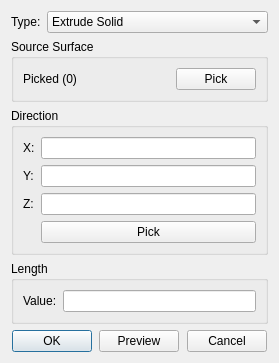
<?xml version="1.0" encoding="UTF-8"?>
<ui version="4.0">
 <class>SolidExtrudeInfoDialog</class>
 <widget class="QDialog" name="SolidExtrudeInfoDialog">
  <property name="geometry">
   <rect>
    <x>0</x>
    <y>0</y>
    <width>279</width>
    <height>331</height>
   </rect>
  </property>
  <property name="windowTitle">
   <string>Extrude Solid</string>
  </property>
  <layout class="QGridLayout" name="gridLayout_4">
   <item row="0" column="0">
    <widget class="QWidget" name="widget_2" native="true">
     <property name="sizePolicy">
      <sizepolicy hsizetype="Preferred" vsizetype="Fixed">
       <horstretch>0</horstretch>
       <verstretch>0</verstretch>
      </sizepolicy>
     </property>
     <layout class="QGridLayout" name="gridLayout_2">
      <property name="leftMargin">
       <number>0</number>
      </property>
      <property name="topMargin">
       <number>0</number>
      </property>
      <property name="rightMargin">
       <number>0</number>
      </property>
      <property name="bottomMargin">
       <number>0</number>
      </property>
      <item row="0" column="0">
       <widget class="QLabel" name="label">
        <property name="sizePolicy">
         <sizepolicy hsizetype="Fixed" vsizetype="Preferred">
          <horstretch>0</horstretch>
          <verstretch>0</verstretch>
         </sizepolicy>
        </property>
        <property name="text">
         <string>Type:</string>
        </property>
       </widget>
      </item>
      <item row="0" column="1">
       <widget class="QComboBox" name="comb_type">
        <item>
         <property name="text">
          <string>Extrude Solid</string>
         </property>
        </item>
       </widget>
      </item>
     </layout>
    </widget>
   </item>
   <item row="2" column="0">
    <widget class="QWidget" name="widget" native="true">
     <property name="sizePolicy">
      <sizepolicy hsizetype="Preferred" vsizetype="Fixed">
       <horstretch>0</horstretch>
       <verstretch>0</verstretch>
      </sizepolicy>
     </property>
     <layout class="QGridLayout" name="gridLayout_3">
      <property name="leftMargin">
       <number>0</number>
      </property>
      <property name="topMargin">
       <number>0</number>
      </property>
      <property name="rightMargin">
       <number>0</number>
      </property>
      <property name="bottomMargin">
       <number>0</number>
      </property>
      <item row="0" column="4">
       <spacer name="horizontalSpacer_3">
        <property name="orientation">
         <enum>Qt::Horizontal</enum>
        </property>
        <property name="sizeHint" stdset="0">
         <size>
          <width>40</width>
          <height>20</height>
         </size>
        </property>
       </spacer>
      </item>
      <item row="0" column="1">
       <widget class="QPushButton" name="pb_ok">
        <property name="text">
         <string>OK</string>
        </property>
       </widget>
      </item>
      <item row="0" column="3">
       <widget class="QPushButton" name="pb_preview">
        <property name="text">
         <string>Preview</string>
        </property>
       </widget>
      </item>
      <item row="0" column="5">
       <widget class="QPushButton" name="pb_cancel">
        <property name="text">
         <string>Cancel</string>
        </property>
       </widget>
      </item>
      <item row="0" column="2">
       <spacer name="horizontalSpacer_2">
        <property name="orientation">
         <enum>Qt::Horizontal</enum>
        </property>
        <property name="sizeHint" stdset="0">
         <size>
          <width>40</width>
          <height>20</height>
         </size>
        </property>
       </spacer>
      </item>
      <item row="0" column="0">
       <spacer name="horizontalSpacer">
        <property name="orientation">
         <enum>Qt::Horizontal</enum>
        </property>
        <property name="sizeHint" stdset="0">
         <size>
          <width>40</width>
          <height>20</height>
         </size>
        </property>
       </spacer>
      </item>
      <item row="0" column="6">
       <spacer name="horizontalSpacer_4">
        <property name="orientation">
         <enum>Qt::Horizontal</enum>
        </property>
        <property name="sizeHint" stdset="0">
         <size>
          <width>40</width>
          <height>20</height>
         </size>
        </property>
       </spacer>
      </item>
     </layout>
    </widget>
   </item>
   <item row="1" column="0">
    <widget class="QStackedWidget" name="stackedWidget">
     <widget class="QWidget" name="page">
      <layout class="QGridLayout" name="gridLayout">
       <property name="leftMargin">
        <number>0</number>
       </property>
       <property name="topMargin">
        <number>0</number>
       </property>
       <property name="rightMargin">
        <number>0</number>
       </property>
       <property name="bottomMargin">
        <number>0</number>
       </property>
       <item row="1" column="0">
        <widget class="QGroupBox" name="groupBox_2">
         <property name="title">
          <string>Direction</string>
         </property>
         <layout class="QGridLayout" name="gridLayout_5">
          <item row="1" column="0">
           <widget class="QLabel" name="label_8">
            <property name="text">
             <string>Y:</string>
            </property>
           </widget>
          </item>
          <item row="0" column="0">
           <widget class="QLabel" name="label_7">
            <property name="text">
             <string>X:</string>
            </property>
           </widget>
          </item>
          <item row="2" column="1">
           <widget class="Comp::FITKSciNotationLineEdit" name="le_vz"/>
          </item>
          <item row="2" column="0">
           <widget class="QLabel" name="label_9">
            <property name="text">
             <string>Z:</string>
            </property>
           </widget>
          </item>
          <item row="0" column="1">
           <widget class="Comp::FITKSciNotationLineEdit" name="le_vx"/>
          </item>
          <item row="1" column="1">
           <widget class="Comp::FITKSciNotationLineEdit" name="le_vy"/>
          </item>
          <item row="3" column="1">
           <widget class="QPushButton" name="pb_pickdirection">
            <property name="text">
             <string>Pick</string>
            </property>
           </widget>
          </item>
         </layout>
        </widget>
       </item>
       <item row="3" column="0">
        <spacer name="verticalSpacer">
         <property name="orientation">
          <enum>Qt::Vertical</enum>
         </property>
         <property name="sizeHint" stdset="0">
          <size>
           <width>20</width>
           <height>40</height>
          </size>
         </property>
        </spacer>
       </item>
       <item row="0" column="0">
        <widget class="QGroupBox" name="groupBox">
         <property name="sizePolicy">
          <sizepolicy hsizetype="Preferred" vsizetype="Fixed">
           <horstretch>0</horstretch>
           <verstretch>0</verstretch>
          </sizepolicy>
         </property>
         <property name="title">
          <string>Source Surface</string>
         </property>
         <layout class="QHBoxLayout" name="horizontalLayout_2">
          <item>
           <widget class="QLabel" name="lb_source">
            <property name="text">
             <string>Picked (0)</string>
            </property>
           </widget>
          </item>
          <item>
           <widget class="QPushButton" name="pb_selectsource">
            <property name="sizePolicy">
             <sizepolicy hsizetype="Fixed" vsizetype="Fixed">
              <horstretch>0</horstretch>
              <verstretch>0</verstretch>
             </sizepolicy>
            </property>
            <property name="text">
             <string>Pick</string>
            </property>
           </widget>
          </item>
         </layout>
        </widget>
       </item>
       <item row="2" column="0">
        <widget class="QGroupBox" name="groupBox_3">
         <property name="title">
          <string>Length</string>
         </property>
         <layout class="QGridLayout" name="gridLayout_6">
          <item row="0" column="0">
           <widget class="QLabel" name="label_2">
            <property name="text">
             <string>Value:</string>
            </property>
           </widget>
          </item>
          <item row="0" column="1">
           <widget class="Comp::FITKSciNotationLineEdit" name="le_length"/>
          </item>
         </layout>
        </widget>
       </item>
      </layout>
     </widget>
    </widget>
   </item>
  </layout>
 </widget>
 <customwidgets>
  <customwidget>
   <class>Comp::FITKSciNotationLineEdit</class>
   <extends>QLineEdit</extends>
   <header location="global">FITK_Component/FITKWidget/FITKSciNotationLineEdit.h</header>
  </customwidget>
 </customwidgets>
 <resources/>
 <connections/>
</ui>
